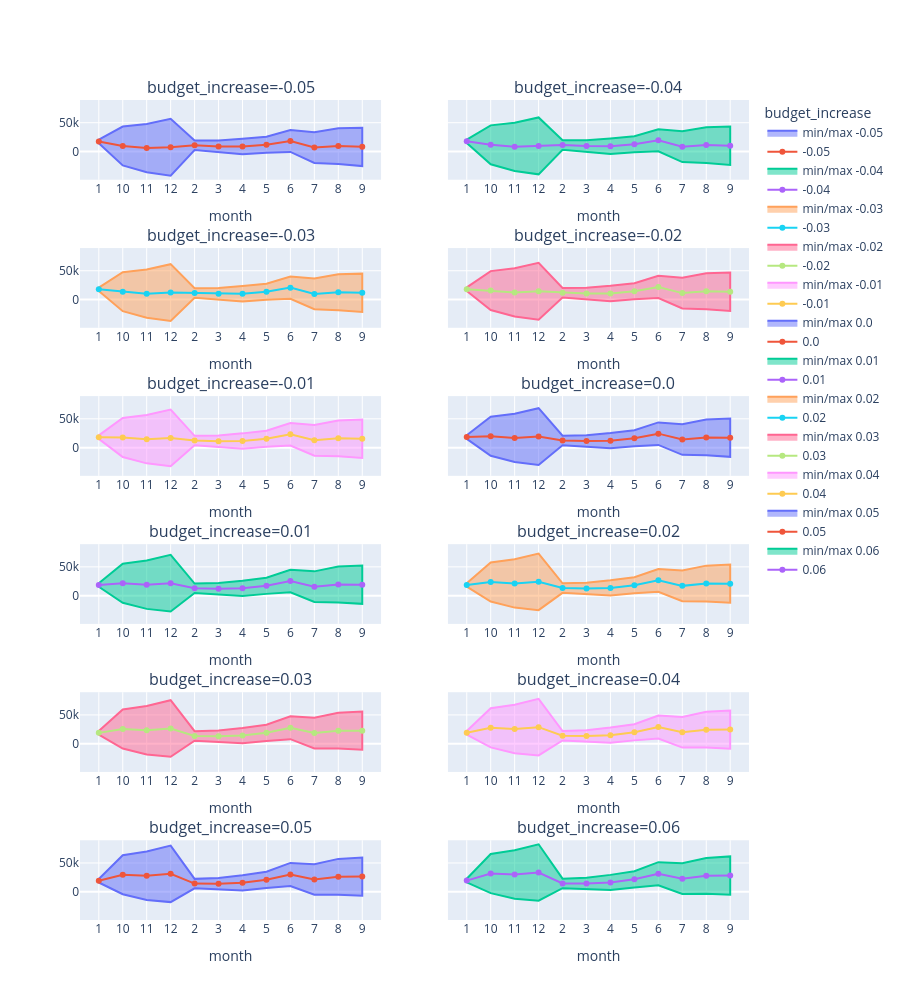

This figure's notebook cell:
### Code cell
simulations_by_month = (
    simulations.group_by("month", "budget_increase")
    .agg(
        amount_average=pl.col("amount").mean(),
        amount_min=pl.col("amount").min(),
        amount_max=pl.col("amount").max(),
    )
    .sort("budget_increase", "month")
)

TRENDLINE_FIG_COL_COUNT = 2

unique_budget_increases = simulations["budget_increase"].unique()

fig = make_subplots(
    rows=int(len(unique_budget_increases) / TRENDLINE_FIG_COL_COUNT),
    cols=TRENDLINE_FIG_COL_COUNT,
    shared_yaxes="all",
    subplot_titles=[
        f"budget_increase={budget_increase}"
        for budget_increase in unique_budget_increases
    ],
)
for i, budget_increase in (
    unique_budget_increases.to_frame().with_row_index().iter_rows()
):
    sims = simulations_by_month.filter(pl.col("budget_increase") == budget_increase)
    row = int(i / TRENDLINE_FIG_COL_COUNT) + 1
    col = i % TRENDLINE_FIG_COL_COUNT + 1
    fig.add_trace(
        go.Scatter(
            x=pl.concat([sims["month"], sims["month"].reverse()]),
            y=pl.concat([sims["amount_min"], sims["amount_max"].reverse()]),
            name=f"min/max {budget_increase}",
            fill="toself",
        ),
        row=row,
        col=col,
    )
    fig.add_trace(
        go.Scatter(x=sims["month"], y=sims["amount_average"], name=budget_increase),
        row=row,
        col=col,
    )
    fig.update_xaxes(title_text="month", row=row, col=col)
fig.update_layout(height=1000, legend=go.layout.Legend(title="budget_increase"))
fig.show()

### Figure 1 — Plotly figure (JSON) as saved in the notebook; plotly's stock layout.template omitted (floating-point values rounded to 4 significant figures)
{"data": [{"fill": "toself", "name": "min/max -0.05", "type": "scatter", "x": ["1", "10", "11", "12", "2", "3", "4", "5", "6", "7", "8", "9", "9", "8", "7", "6", "5", "4", "3", "2", "12", "11", "10", "1"], "xaxis": "x", "y": [14480.0, -24070.0, -35960.0, -41900.0, 2632.0, -1348.0, -4808.0, -2190.0, -698.0, -19680.0, -21540.0, -25130.0, 41380.0, 40550.0, 33560.0, 37460.0, 25710.0, 22120.0, 19220.0, 19150.0, 56740.0, 47890.0, 43360.0, 20520.0], "yaxis": "y"}, {"name": "-0.05", "type": "scatter", "x": ["1", "10", "11", "12", "2", "3", "4", "5", "6", "7", "8", "9"], "xaxis": "x", "y": [17500.0, 9645.0, 5966.0, 7422.0, 10890.0, 8938.0, 8658.0, 11760.0, 18380.0, 6941.0, 9501.0, 8126.0], "yaxis": "y"}, {"fill": "toself", "name": "min/max -0.04", "type": "scatter", "x": ["1", "10", "11", "12", "2", "3", "4", "5", "6", "7", "8", "9", "9", "8", "7", "6", "5", "4", "3", "2", "12", "11", "10", "1"], "xaxis": "x2", "y": [14650.0, -22090.0, -33770.0, -39490.0, 2970.0, -800.2, -4088.0, -1294.0, 391.5, -18230.0, -19890.0, -23290.0, 43200.0, 42200.0, 35000.0, 38720.0, 26620.0, 22780.0, 19710.0, 19480.0, 59080.0, 50070.0, 45370.0, 20700.0], "yaxis": "y2"}, {"name": "-0.04", "type": "scatter", "x": ["1", "10", "11", "12", "2", "3", "4", "5", "6", "7", "8", "9"], "xaxis": "x2", "y": [17670.0, 11640.0, 8153.0, 9791.0, 11220.0, 9456.0, 9347.0, 12660.0, 19560.0, 8387.0, 11150.0, 9951.0], "yaxis": "y2"}, {"fill": "toself", "name": "min/max -0.03", "type": "scatter", "x": ["1", "10", "11", "12", "2", "3", "4", "5", "6", "7", "8", "9", "9", "8", "7", "6", "5", "4", "3", "2", "12", "11", "10", "1"], "xaxis": "x3", "y": [14810.0, -20100.0, -31580.0, -37090.0, 3307.0, -252.3, -3367.0, -397.0, 1481.0, -16770.0, -18240.0, -21460.0, 45010.0, 43850.0, 36440.0, 39990.0, 27530.0, 23440.0, 20200.0, 19810.0, 61410.0, 52250.0, 47380.0, 20880.0], "yaxis": "y3"}, {"name": "-0.03", "type": "scatter", "x": ["1", "10", "11", "12", "2", "3", "4", "5", "6", "7", "8", "9"], "xaxis": "x3", "y": [17850.0, 13640.0, 10340.0, 12160.0, 11560.0, 9974.0, 10040.0, 13570.0, 20730.0, 9833.0, 12800.0, 11780.0], "yaxis": "y3"}, {"fill": "toself", "name": "min/max -0.02", "type": "scatter", "x": ["1", "10", "11", "12", "2", "3", "4", "5", "6", "7", "8", "9", "9", "8", "7", "6", "5", "4", "3", "2", "12", "11", "10", "1"], "xaxis": "x4", "y": [14980.0, -18120.0, -29380.0, -34680.0, 3645.0, 295.5, -2647.0, 499.6, 2570.0, -15320.0, -16590.0, -19620.0, 46830.0, 45500.0, 37880.0, 41250.0, 28440.0, 24100.0, 20690.0, 20140.0, 63740.0, 54440.0, 49380.0, 21060.0], "yaxis": "y4"}, {"name": "-0.02", "type": "scatter", "x": ["1", "10", "11", "12", "2", "3", "4", "5", "6", "7", "8", "9"], "xaxis": "x4", "y": [18020.0, 15630.0, 12530.0, 14530.0, 11890.0, 10490.0, 10730.0, 14470.0, 21910.0, 11280.0, 14460.0, 13600.0], "yaxis": "y4"}, {"fill": "toself", "name": "min/max -0.01", "type": "scatter", "x": ["1", "10", "11", "12", "2", "3", "4", "5", "6", "7", "8", "9", "9", "8", "7", "6", "5", "4", "3", "2", "12", "11", "10", "1"], "xaxis": "x5", "y": [15150.0, -16130.0, -27190.0, -32270.0, 3983.0, 843.4, -1927.0, 1396.0, 3660.0, -13870.0, -14940.0, -17790.0, 48640.0, 47150.0, 39320.0, 42520.0, 29360.0, 24760.0, 21180.0, 20470.0, 66070.0, 56620.0, 51390.0, 21250.0], "yaxis": "y5"}, {"name": "-0.01", "type": "scatter", "x": ["1", "10", "11", "12", "2", "3", "4", "5", "6", "7", "8", "9"], "xaxis": "x5", "y": [18200.0, 17630.0, 14710.0, 16900.0, 12230.0, 11010.0, 11410.0, 15380.0, 23090.0, 12730.0, 16110.0, 15430.0], "yaxis": "y5"}, {"fill": "toself", "name": "min/max 0.0", "type": "scatter", "x": ["1", "10", "11", "12", "2", "3", "4", "5", "6", "7", "8", "9", "9", "8", "7", "6", "5", "4", "3", "2", "12", "11", "10", "1"], "xaxis": "x6", "y": [15320.0, -14150.0, -25000.0, -29870.0, 4320.0, 1391.0, -1207.0, 2293.0, 4749.0, -12420.0, -13290.0, -15960.0, 50460.0, 48800.0, 40760.0, 43780.0, 30270.0, 25410.0, 21660.0, 20800.0, 68400.0, 58800.0, 53400.0, 21430.0], "yaxis": "y6"}, {"name": "0.0", "type": "scatter", "x": ["1", "10", "11", "12", "2", "3", "4", "5", "6", "7", "8", "9"], "xaxis": "x6", "y": [18370.0, 19630.0, 16900.0, 19270.0, 12560.0, 11530.0, 12100.0, 16280.0, 24260.0, 14170.0, 17760.0, 17250.0], "yaxis": "y6"}, {"fill": "toself", "name": "min/max 0.01", "type": "scatter", "x": ["1", "10", "11", "12", "2", "3", "4", "5", "6", "7", "8", "9", "9", "8", "7", "6", "5", "4", "3", "2", "12", "11", "10", "1"], "xaxis": "x7", "y": [15480.0, -12160.0, -22810.0, -27460.0, 4658.0, 1939.0, -486.5, 3189.0, 5839.0, -10970.0, -11630.0, -14120.0, 52270.0, 50450.0, 42200.0, 45040.0, 31180.0, 26070.0, 22150.0, 21140.0, 70730.0, 60980.0, 55410.0, 21610.0], "yaxis": "y7"}, {"name": "0.01", "type": "scatter", "x": ["1", "10", "11", "12", "2", "3", "4", "5", "6", "7", "8", "9"], "xaxis": "x7", "y": [18550.0, 21620.0, 19090.0, 21640.0, 12900.0, 12050.0, 12790.0, 17190.0, 25440.0, 15620.0, 19410.0, 19070.0], "yaxis": "y7"}, {"fill": "toself", "name": "min/max 0.02", "type": "scatter", "x": ["1", "10", "11", "12", "2", "3", "4", "5", "6", "7", "8", "9", "9", "8", "7", "6", "5", "4", "3", "2", "12", "11", "10", "1"], "xaxis": "x8", "y": [15650.0, -10170.0, -20620.0, -25050.0, 4995.0, 2487.0, 233.7, 4086.0, 6928.0, -9519.0, -9982.0, -12290.0, 54080.0, 52100.0, 43640.0, 46310.0, 32090.0, 26730.0, 22640.0, 21470.0, 73070.0, 63160.0, 57410.0, 21800.0], "yaxis": "y8"}, {"name": "0.02", "type": "scatter", "x": ["1", "10", "11", "12", "2", "3", "4", "5", "6", "7", "8", "9"], "xaxis": "x8", "y": [18720.0, 23620.0, 21270.0, 24010.0, 13230.0, 12560.0, 13480.0, 18090.0, 26620.0, 17060.0, 21060.0, 20900.0], "yaxis": "y8"}, {"fill": "toself", "name": "min/max 0.03", "type": "scatter", "x": ["1", "10", "11", "12", "2", "3", "4", "5", "6", "7", "8", "9", "9", "8", "7", "6", "5", "4", "3", "2", "12", "11", "10", "1"], "xaxis": "x9", "y": [15820.0, -8190.0, -18420.0, -22650.0, 5333.0, 3035.0, 954.0, 4983.0, 8018.0, -8067.0, -8331.0, -10450.0, 55900.0, 53760.0, 45080.0, 47570.0, 33010.0, 27390.0, 23130.0, 21800.0, 75400.0, 65340.0, 59420.0, 21980.0], "yaxis": "y9"}, {"name": "0.03", "type": "scatter", "x": ["1", "10", "11", "12", "2", "3", "4", "5", "6", "7", "8", "9"], "xaxis": "x9", "y": [18900.0, 25620.0, 23460.0, 26380.0, 13570.0, 13080.0, 14170.0, 18990.0, 27790.0, 18510.0, 22710.0, 22720.0], "yaxis": "y9"}, {"fill": "toself", "name": "min/max 0.04", "type": "scatter", "x": ["1", "10", "11", "12", "2", "3", "4", "5", "6", "7", "8", "9", "9", "8", "7", "6", "5", "4", "3", "2", "12", "11", "10", "1"], "xaxis": "x10", "y": [15980.0, -6204.0, -16230.0, -20240.0, 5670.0, 3583.0, 1674.0, 5879.0, 9107.0, -6616.0, -6679.0, -8616.0, 57710.0, 55410.0, 46530.0, 48830.0, 33920.0, 28050.0, 23610.0, 22130.0, 77730.0, 67520.0, 61430.0, 22160.0], "yaxis": "y10"}, {"name": "0.04", "type": "scatter", "x": ["1", "10", "11", "12", "2", "3", "4", "5", "6", "7", "8", "9"], "xaxis": "x10", "y": [19070.0, 27610.0, 25650.0, 28740.0, 13900.0, 13600.0, 14860.0, 19900.0, 28970.0, 19950.0, 24360.0, 24550.0], "yaxis": "y10"}, {"fill": "toself", "name": "min/max 0.05", "type": "scatter", "x": ["1", "10", "11", "12", "2", "3", "4", "5", "6", "7", "8", "9", "9", "8", "7", "6", "5", "4", "3", "2", "12", "11", "10", "1"], "xaxis": "x11", "y": [16150.0, -4219.0, -14040.0, -17830.0, 6008.0, 4130.0, 2394.0, 6776.0, 10200.0, -5165.0, -5027.0, -6781.0, 59530.0, 57060.0, 47970.0, 50100.0, 34830.0, 28700.0, 24100.0, 22460.0, 80060.0, 69700.0, 63440.0, 22340.0], "yaxis": "y11"}, {"name": "0.05", "type": "scatter", "x": ["1", "10", "11", "12", "2", "3", "4", "5", "6", "7", "8", "9"], "xaxis": "x11", "y": [19250.0, 29610.0, 27830.0, 31110.0, 14240.0, 14120.0, 15550.0, 20800.0, 30150.0, 21400.0, 26020.0, 26370.0], "yaxis": "y11"}, {"fill": "toself", "name": "min/max 0.06", "type": "scatter", "x": ["1", "10", "11", "12", "2", "3", "4", "5", "6", "7", "8", "9", "9", "8", "7", "6", "5", "4", "3", "2", "12", "11", "10", "1"], "xaxis": "x12", "y": [16320.0, -2234.0, -11850.0, -15430.0, 6346.0, 4678.0, 3115.0, 7673.0, 11290.0, -3714.0, -3376.0, -4946.0, 61340.0, 58710.0, 49410.0, 51360.0, 35740.0, 29360.0, 24590.0, 22800.0, 82390.0, 71890.0, 65450.0, 22530.0], "yaxis": "y12"}, {"name": "0.06", "type": "scatter", "x": ["1", "10", "11", "12", "2", "3", "4", "5", "6", "7", "8", "9"], "xaxis": "x12", "y": [19420.0, 31610.0, 30020.0, 33480.0, 14570.0, 14630.0, 16240.0, 21710.0, 31320.0, 22850.0, 27670.0, 28200.0], "yaxis": "y12"}], "layout": {"annotations": [{"font": {"size": 16}, "showarrow": false, "text": "budget_increase=-0.05", "x": 0.225, "xanchor": "center", "xref": "paper", "y": 1.0, "yanchor": "bottom", "yref": "paper"}, {"font": {"size": 16}, "showarrow": false, "text": "budget_increase=-0.04", "x": 0.775, "xanchor": "center", "xref": "paper", "y": 1.0, "yanchor": "bottom", "yref": "paper"}, {"font": {"size": 16}, "showarrow": false, "text": "budget_increase=-0.03", "x": 0.225, "xanchor": "center", "xref": "paper", "y": 0.8194, "yanchor": "bottom", "yref": "paper"}, {"font": {"size": 16}, "showarrow": false, "text": "budget_increase=-0.02", "x": 0.775, "xanchor": "center", "xref": "paper", "y": 0.8194, "yanchor": "bottom", "yref": "paper"}, {"font": {"size": 16}, "showarrow": false, "text": "budget_increase=-0.01", "x": 0.225, "xanchor": "center", "xref": "paper", "y": 0.6389, "yanchor": "bottom", "yref": "paper"}, {"font": {"size": 16}, "showarrow": false, "text": "budget_increase=0.0", "x": 0.775, "xanchor": "center", "xref": "paper", "y": 0.6389, "yanchor": "bottom", "yref": "paper"}, {"font": {"size": 16}, "showarrow": false, "text": "budget_increase=0.01", "x": 0.225, "xanchor": "center", "xref": "paper", "y": 0.4583, "yanchor": "bottom", "yref": "paper"}, {"font": {"size": 16}, "showarrow": false, "text": "budget_increase=0.02", "x": 0.775, "xanchor": "center", "xref": "paper", "y": 0.4583, "yanchor": "bottom", "yref": "paper"}, {"font": {"size": 16}, "showarrow": false, "text": "budget_increase=0.03", "x": 0.225, "xanchor": "center", "xref": "paper", "y": 0.2778, "yanchor": "bottom", "yref": "paper"}, {"font": {"size": 16}, "showarrow": false, "text": "budget_increase=0.04", "x": 0.775, "xanchor": "center", "xref": "paper", "y": 0.2778, "yanchor": "bottom", "yref": "paper"}, {"font": {"size": 16}, "showarrow": false, "text": "budget_increase=0.05", "x": 0.225, "xanchor": "center", "xref": "paper", "y": 0.09722, "yanchor": "bottom", "yref": "paper"}, {"font": {"size": 16}, "showarrow": false, "text": "budget_increase=0.06", "x": 0.775, "xanchor": "center", "xref": "paper", "y": 0.09722, "yanchor": "bottom", "yref": "paper"}], "height": 1000, "legend": {"title": {"text": "budget_increase"}}, "xaxis": {"anchor": "y", "domain": [0, 0.45], "title": {"text": "month"}}, "xaxis10": {"anchor": "y10", "domain": [0.55, 1], "title": {"text": "month"}}, "xaxis11": {"anchor": "y11", "domain": [0, 0.45], "title": {"text": "month"}}, "xaxis12": {"anchor": "y12", "domain": [0.55, 1], "title": {"text": "month"}}, "xaxis2": {"anchor": "y2", "domain": [0.55, 1], "title": {"text": "month"}}, "xaxis3": {"anchor": "y3", "domain": [0, 0.45], "title": {"text": "month"}}, "xaxis4": {"anchor": "y4", "domain": [0.55, 1], "title": {"text": "month"}}, "xaxis5": {"anchor": "y5", "domain": [0, 0.45], "title": {"text": "month"}}, "xaxis6": {"anchor": "y6", "domain": [0.55, 1], "title": {"text": "month"}}, "xaxis7": {"anchor": "y7", "domain": [0, 0.45], "title": {"text": "month"}}, "xaxis8": {"anchor": "y8", "domain": [0.55, 1], "title": {"text": "month"}}, "xaxis9": {"anchor": "y9", "domain": [0, 0.45], "title": {"text": "month"}}, "yaxis": {"anchor": "x", "domain": [0.9028, 1.0], "matches": "y11"}, "yaxis10": {"anchor": "x10", "domain": [0.1806, 0.2778], "matches": "y11", "showticklabels": false}, "yaxis11": {"anchor": "x11", "domain": [0, 0.09722]}, "yaxis12": {"anchor": "x12", "domain": [0, 0.09722], "matches": "y11", "showticklabels": false}, "yaxis2": {"anchor": "x2", "domain": [0.9028, 1.0], "matches": "y11", "showticklabels": false}, "yaxis3": {"anchor": "x3", "domain": [0.7222, 0.8194], "matches": "y11"}, "yaxis4": {"anchor": "x4", "domain": [0.7222, 0.8194], "matches": "y11", "showticklabels": false}, "yaxis5": {"anchor": "x5", "domain": [0.5417, 0.6389], "matches": "y11"}, "yaxis6": {"anchor": "x6", "domain": [0.5417, 0.6389], "matches": "y11", "showticklabels": false}, "yaxis7": {"anchor": "x7", "domain": [0.3611, 0.4583], "matches": "y11"}, "yaxis8": {"anchor": "x8", "domain": [0.3611, 0.4583], "matches": "y11", "showticklabels": false}, "yaxis9": {"anchor": "x9", "domain": [0.1806, 0.2778], "matches": "y11"}}}
